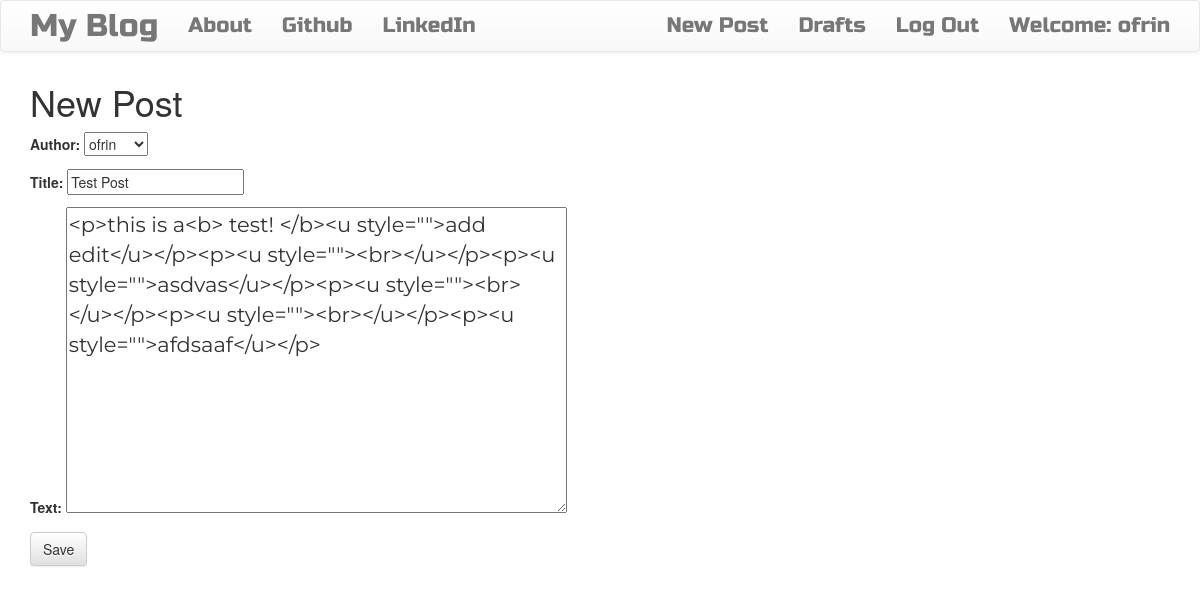
The app's page /post/14/edit/ (signed in) with its own data.
### blog/models.py (models this page shows, shortened)
class Post(models.Model):
    author=models.ForeignKey('auth.User',on_delete=models.CASCADE,)
    title=models.CharField(max_length=200)
    text=models.TextField()
    created_date=models.DateTimeField(default=timezone.now)
    published_date=models.DateTimeField(blank=True,null=True)

### blog/views.py (the view)
# urls.py: re_path(r'^post/(?P<pk>\d+)/edit/$',views.PostUpdateView.as_view(),name='post_edit'),
class PostUpdateView(LoginRequiredMixin,UpdateView):
    login_url='/login/'
    redirect_field_name='blog/post_detail.html'
    form_class=PostForm
    model=Post

### blog/forms.py
class PostForm(forms.ModelForm):
    class Meta():
        model=Post
        fields=('author','title','text')
        widgets={
            'title':forms.TextInput(attrs={'class':'textinputclass'}),
             'text':forms.Textarea(attrs={'class':'editable medium-editor-textarea postcontent'}),
        }

### blog/templates/blog/post_form.html (shortened to what this page needs)
{% extends 'blog/base.html' %}
{% block content %}
  <h1>New Post</h1>
  <form class="post-form" method="POST">
    {{form.as_p}}
    <button type="submit" class="save btn btn-default">Save</button>
  </form>
{% endblock %}

### blog/templates/blog/base.html (shortened to what this page needs)
<!DOCTYPE html>
{% load staticfiles %}
<html lang="en" dir="ltr">
  <head>
    <link rel="stylesheet" href="https://stackpath.bootstrapcdn.com/bootstrap/3.4.1/css/bootstrap.min.css">
    <link rel="stylesheet" href="https://stackpath.bootstrapcdn.com/bootstrap/3.4.1/css/bootstrap-theme.min.css">
    <link rel="stylesheet" href="//cdn.jsdelivr.net/npm/medium-editor@latest/dist/css/medium-editor.min.css" type="text/css" media="screen" charset="utf-8">
    <link rel="stylesheet" href="{% static 'css/blog.css' %}">
  </head>
  <body class="loader">
    <nav class="navbar navbar-default techfont custom-navbar ">
      <div class="container">
        <ul class="nav navbar-nav">
          <li><a class="navbar-brand bigbrand" href="{% url 'post_list' %}">My Blog</a></li>
          <li><a href="{% url 'about' %}">About</a></li>
          <li><a href="https://www.github.com">Github</a></li>
          <li><a href="https://www.linkedin.com">LinkedIn</a></li>
        </ul>
        <ul class='nav navbar-nav navbar-right'>
          {% if user.is_authenticated %}
          <li>
            <a href="{% url 'post_new' %}">New Post</a>
          </li>
          <li>
            <a href="{% url 'post_draft_list' %}">Drafts</a>
          </li>
          <li>
            <a href="{% url 'logout' %}">Log Out</a>
          </li>
          <li>
            <a>Welcome: {{user.username }}</a>
          </li>
            {% else %}
            <li><a class="nav navbar-right" href="{% url 'login' %}">LOGIN<span class="glyphicon glyphicon-user"></span></a>
            </li>
          {% endif %}
        </ul>
      </div>
    </nav>
    <div class="content container">
      <div class="row">
        <div class="col-md-8">
          <div class="blog_posts">
            {% block content %}
            {% endblock %}
          </div>
        </div>
      </div>
    </div>
  </body>
</html>

### blog/static/css/blog.css (style rules this page uses)
.techfont { font-family: 'Russo One',sans-serif; font-size: 1.5em; margin-bottom: 10px; }
.bigbrand { font-size: 1.5em; }
.postcontent { font-family: 'Montserrat'; font-size: 1.5em; }
.loader { filter:hue-rotate(0deg); color:linear-gradient(45deg,#0f8,#08f); animation:hue 10000ms infinite linear; }

### records on screen
Post: author "ofrin", title "Test Post", text "<p>this is a<b> test! </b><u style=\"\">add edit</u></p><p><u style=\"\"><br></u></p><p><u style=\"\">asdvas</u></p><p><u style=\"\"><br></u></p><p><u style=\"\"><br></u></p><p><u style=\"\">afdsaaf</u></p>"

### other values on screen
{{ user.username }} "ofrin"
